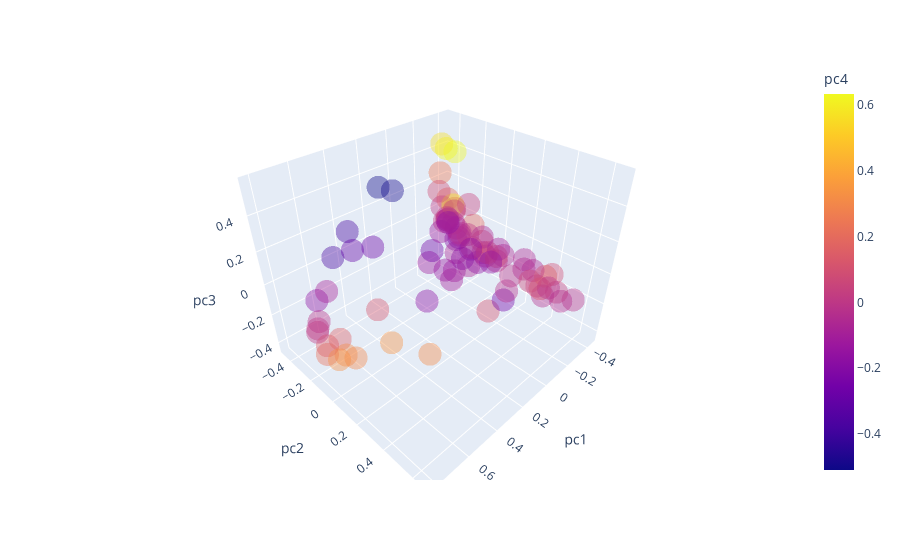

The notebook cell saved with this chart:
### Code cell
import plotly.express as px
import pandas

ns_fixed = list(ns_sr_rep.keys())

df = pandas.DataFrame({"pc1": x,
                   "pc2": y,
                   "pc3": z,
                   "pc4": a,
                   "source": ns_fixed})

fig = px.scatter_3d(df, x='pc1', y='pc2', z='pc3', color='pc4', hover_name='source', opacity=0.4)
fig.show()
